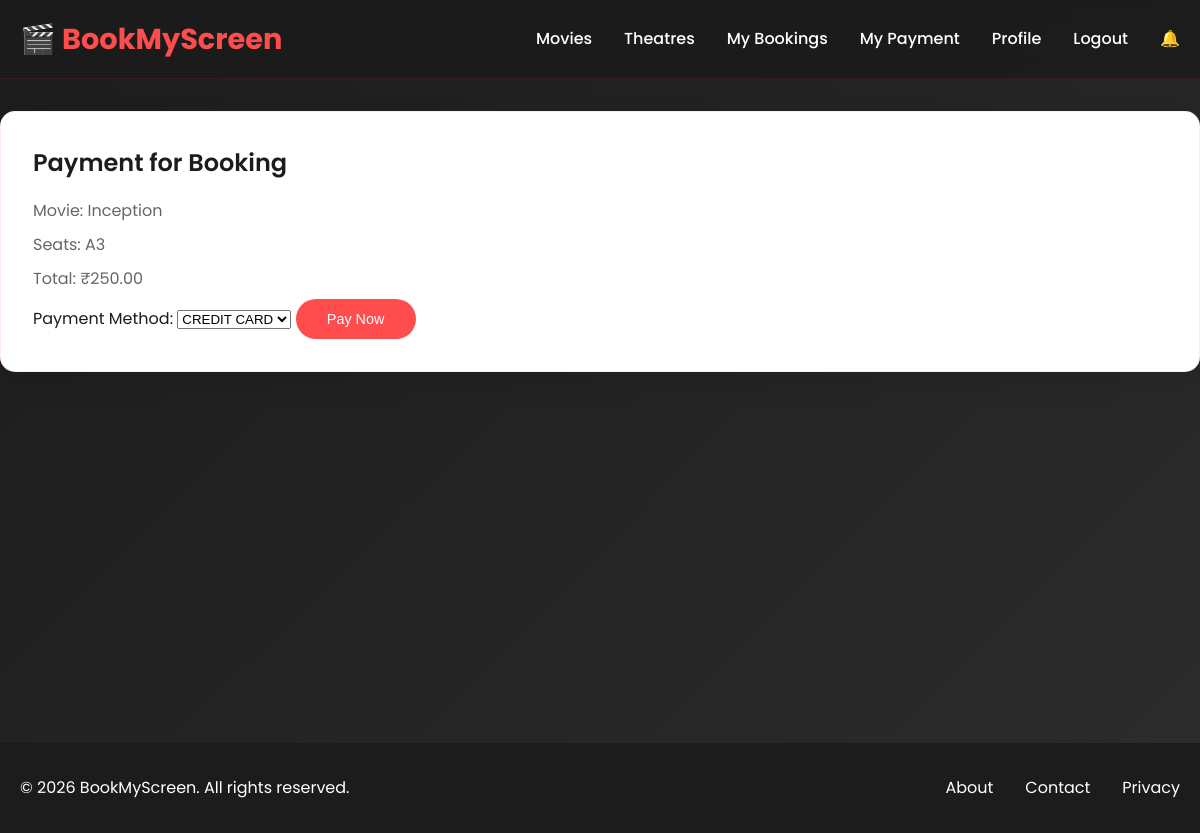
Screenshot of /payment/process/1/ (signed in) with the database file from the repository.
### booking/models.py (models this page shows, shortened)
class Booking(models.Model):
    STATUS_CHOICES = [
        ('pending', 'Pending'),
        ('confirmed', 'Confirmed'),
        ('cancelled', 'Cancelled'),
    ]
    user = models.ForeignKey(User, on_delete=models.CASCADE)
    show = models.ForeignKey(Show, on_delete=models.CASCADE)
    seats = models.JSONField()  # List of seat numbers
    total_price = models.DecimalField(max_digits=10, decimal_places=2)
    status = models.CharField(max_length=20, choices=STATUS_CHOICES, default='pending')
    booking_time = models.DateTimeField(auto_now_add=True)

### show/models.py (models this page shows, shortened)
class Show(models.Model):
    movie = models.ForeignKey(Movie, on_delete=models.CASCADE)
    theatre = models.ForeignKey(Theatre, on_delete=models.CASCADE)
    screen = models.ForeignKey(Screen, on_delete=models.CASCADE)
    show_time = models.DateTimeField()
    price = models.DecimalField(max_digits=10, decimal_places=2)

### movie/models.py (models this page shows, shortened)
class Movie(models.Model):
    title = models.CharField(max_length=200)
    description = models.TextField()
    duration = models.IntegerField(help_text="Duration in minutes")
    genre = models.CharField(max_length=100)
    release_date = models.DateField()
    poster = models.ImageField(upload_to='movie_posters/', blank=True)

### payment/views.py (the view, shortened to what this page needs)
# urls.py: path('process/<int:booking_id>/', views.process_payment, name='process'),
@login_required
def process_payment(request, booking_id):
    booking = get_object_or_404(Booking, pk=booking_id, user=request.user)
    return render(request, 'payment/process.html', {'booking': booking})

### payment/templates/payment/process.html (shortened to what this page needs)
{% extends 'base.html' %}
{% block content %}
<div class="card">
    <h2>Payment for Booking</h2>
    <p>Movie: {{ booking.show.movie.title }}</p>
    <p>Seats: {{ booking.seats|join:", " }}</p>
    <p>Total: ₹{{ booking.total_price }}</p>
    <form method="post">
        <label for="payment_method">Payment Method:</label>
        <select name="payment_method" id="payment_method">
            <option value="CREDIT CARD">CREDIT CARD</option>
        </select>
        <button type="submit" class="btn">Pay Now</button>
    </form>
</div>
{% endblock %}

### static/css/style.css (style rules this page uses)
* { margin: 0; padding: 0; box-sizing: border-box; }
body { font-family: 'Poppins', sans-serif; line-height: 1.6; color: #1c1c1c; background: linear-gradient(135deg, #1c1c1c 0%, #2c2c2c 100%); min-height: 100vh; animation: fadeIn 0.5s ease-in; }
.card { background: #ffffff; border-radius: 15px; box-shadow: 0 10px 30px rgba(0, 0, 0, 0.1); padding: 2rem; margin-bottom: 2rem; transition: transform 0.3s ease, box-shadow 0.3s ease; border: 1px solid rgba(255, 77, 77, 0.1); }
.card h2, .card h3 { color: #1c1c1c; margin-bottom: 1rem; font-weight: 600; }
.card p { color: #666; margin-bottom: 0.5rem; }
.btn { display: inline-block; background: #ff4d4d; color: #ffffff; padding: 12px 24px; text-decoration: none; border: none; border-radius: 25px; font-weight: 500; font-size: 0.9rem; cursor: pointer; transition: all 0.3s ease; text-align: center; min-width: 120px; }
.loaded { animation: fadeInPage 0.5s ease-in; }

### rows the page displays
Booking: show.movie "Inception", seats "A3", total_price "250.00"
